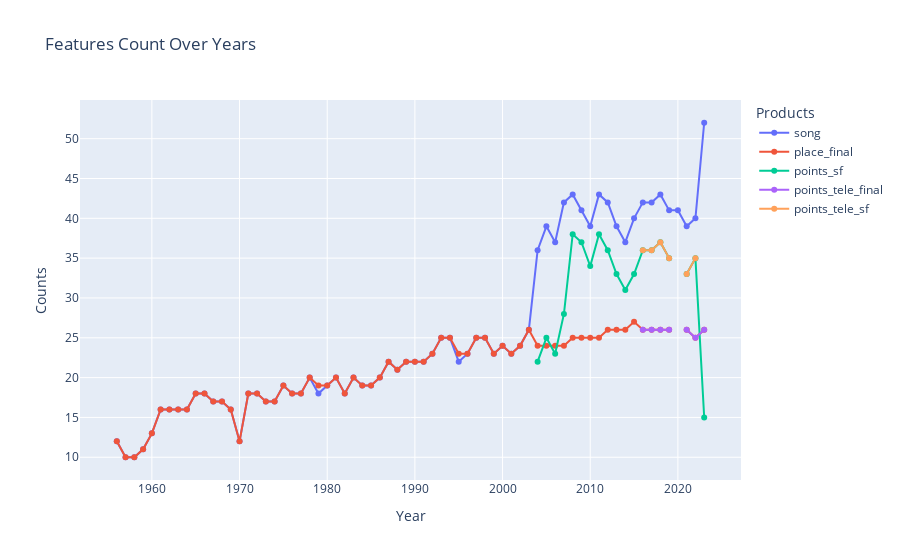

Notebook source saved alongside this figure:
### Code cell
fig = go.Figure()

values_counts = contestant_df.groupby('year')[['song', 'sf_num', 'running_final', 'running_sf', 'place_final','points_final', 'place_sf', 'points_sf', 'points_tele_final', 'points_jury_final', 'points_tele_sf', 'points_jury_sf', 'lyrics']].count()
values_counts = values_counts.replace(0, np.nan)

# Add lines for each feature
fig.add_trace(go.Scatter(x=values_counts.index, y=values_counts['song'], mode='lines+markers', name='song'))
fig.add_trace(go.Scatter(x=values_counts.index, y=values_counts['place_final'], mode='lines+markers', name='place_final'))
fig.add_trace(go.Scatter(x=values_counts.index, y=values_counts['points_sf'], mode='lines+markers', name='points_sf'))
fig.add_trace(go.Scatter(x=values_counts.index, y=values_counts['points_tele_final'], mode='lines+markers', name='points_tele_final'))
fig.add_trace(go.Scatter(x=values_counts.index, y=values_counts['points_tele_sf'], mode='lines+markers', name='points_tele_sf'))

# Customize layout
fig.update_layout(
    title='Features Count Over Years',
    xaxis_title='Year',
    yaxis_title='Counts',
    template='plotly',
    legend_title='Products',
    hovermode='x unified'
)

# Show the plot
fig.show()

### Figure 1 — Plotly figure (JSON) as saved in the notebook; plotly's stock layout.template omitted (floating-point values rounded to 4 significant figures)
{"data": [{"mode": "lines+markers", "name": "song", "type": "scatter", "x": [1956, 1957, 1958, 1959, 1960, 1961, 1962, 1963, 1964, 1965, 1966, 1967, 1968, 1969, 1970, 1971, 1972, 1973, 1974, 1975, 1976, 1977, 1978, 1979, 1980, 1981, 1982, 1983, 1984, 1985, 1986, 1987, 1988, 1989, 1990, 1991, 1992, 1993, 1994, 1995, 1996, 1997, 1998, 1999, 2000, 2001, 2002, 2003, 2004, 2005, 2006, 2007, 2008, 2009, 2010, 2011, 2012, 2013, 2014, 2015, 2016, 2017, 2018, 2019, 2020, 2021, 2022, 2023], "y": [12, 10, 10, 11, 13, 16, 16, 16, 16, 18, 18, 17, 17, 16, 12, 18, 18, 17, 17, 19, 18, 18, 20, 18, 19, 20, 18, 20, 19, 19, 20, 22, 21, 22, 22, 22, 23, 25, 25, 22, 23, 25, 25, 23, 24, 23, 24, 26, 36, 39, 37, 42, 43, 41, 39, 43, 42, 39, 37, 40, 42, 42, 43, 41, 41, 39, 40, 52]}, {"mode": "lines+markers", "name": "place_final", "type": "scatter", "x": [1956, 1957, 1958, 1959, 1960, 1961, 1962, 1963, 1964, 1965, 1966, 1967, 1968, 1969, 1970, 1971, 1972, 1973, 1974, 1975, 1976, 1977, 1978, 1979, 1980, 1981, 1982, 1983, 1984, 1985, 1986, 1987, 1988, 1989, 1990, 1991, 1992, 1993, 1994, 1995, 1996, 1997, 1998, 1999, 2000, 2001, 2002, 2003, 2004, 2005, 2006, 2007, 2008, 2009, 2010, 2011, 2012, 2013, 2014, 2015, 2016, 2017, 2018, 2019, 2020, 2021, 2022, 2023], "y": [12, 10, 10, 11, 13, 16, 16, 16, 16, 18, 18, 17, 17, 16, 12, 18, 18, 17, 17, 19, 18, 18, 20, 19, 19, 20, 18, 20, 19, 19, 20, 22, 21, 22, 22, 22, 23, 25, 25, 23, 23, 25, 25, 23, 24, 23, 24, 26, 24, 24, 24, 24, 25, 25, 25, 25, 26, 26, 26, 27, 26, 26, 26, 26, null, 26, 25, 26]}, {"mode": "lines+markers", "name": "points_sf", "type": "scatter", "x": [1956, 1957, 1958, 1959, 1960, 1961, 1962, 1963, 1964, 1965, 1966, 1967, 1968, 1969, 1970, 1971, 1972, 1973, 1974, 1975, 1976, 1977, 1978, 1979, 1980, 1981, 1982, 1983, 1984, 1985, 1986, 1987, 1988, 1989, 1990, 1991, 1992, 1993, 1994, 1995, 1996, 1997, 1998, 1999, 2000, 2001, 2002, 2003, 2004, 2005, 2006, 2007, 2008, 2009, 2010, 2011, 2012, 2013, 2014, 2015, 2016, 2017, 2018, 2019, 2020, 2021, 2022, 2023], "y": [null, null, null, null, null, null, null, null, null, null, null, null, null, null, null, null, null, null, null, null, null, null, null, null, null, null, null, null, null, null, null, null, null, null, null, null, null, null, null, null, null, null, null, null, null, null, null, null, 22, 25, 23, 28, 38, 37, 34, 38, 36, 33, 31, 33, 36, 36, 37, 35, null, 33, 35, 15]}, {"mode": "lines+markers", "name": "points_tele_final", "type": "scatter", "x": [1956, 1957, 1958, 1959, 1960, 1961, 1962, 1963, 1964, 1965, 1966, 1967, 1968, 1969, 1970, 1971, 1972, 1973, 1974, 1975, 1976, 1977, 1978, 1979, 1980, 1981, 1982, 1983, 1984, 1985, 1986, 1987, 1988, 1989, 1990, 1991, 1992, 1993, 1994, 1995, 1996, 1997, 1998, 1999, 2000, 2001, 2002, 2003, 2004, 2005, 2006, 2007, 2008, 2009, 2010, 2011, 2012, 2013, 2014, 2015, 2016, 2017, 2018, 2019, 2020, 2021, 2022, 2023], "y": [null, null, null, null, null, null, null, null, null, null, null, null, null, null, null, null, null, null, null, null, null, null, null, null, null, null, null, null, null, null, null, null, null, null, null, null, null, null, null, null, null, null, null, null, null, null, null, null, null, null, null, null, null, null, null, null, null, null, null, null, 26, 26, 26, 26, null, 26, 25, 26]}, {"mode": "lines+markers", "name": "points_tele_sf", "type": "scatter", "x": [1956, 1957, 1958, 1959, 1960, 1961, 1962, 1963, 1964, 1965, 1966, 1967, 1968, 1969, 1970, 1971, 1972, 1973, 1974, 1975, 1976, 1977, 1978, 1979, 1980, 1981, 1982, 1983, 1984, 1985, 1986, 1987, 1988, 1989, 1990, 1991, 1992, 1993, 1994, 1995, 1996, 1997, 1998, 1999, 2000, 2001, 2002, 2003, 2004, 2005, 2006, 2007, 2008, 2009, 2010, 2011, 2012, 2013, 2014, 2015, 2016, 2017, 2018, 2019, 2020, 2021, 2022, 2023], "y": [null, null, null, null, null, null, null, null, null, null, null, null, null, null, null, null, null, null, null, null, null, null, null, null, null, null, null, null, null, null, null, null, null, null, null, null, null, null, null, null, null, null, null, null, null, null, null, null, null, null, null, null, null, null, null, null, null, null, null, null, 36, 36, 37, 35, null, 33, 35, null]}], "layout": {"hovermode": "x unified", "legend": {"title": {"text": "Products"}}, "title": {"text": "Features Count Over Years"}, "xaxis": {"title": {"text": "Year"}}, "yaxis": {"title": {"text": "Counts"}}}}
